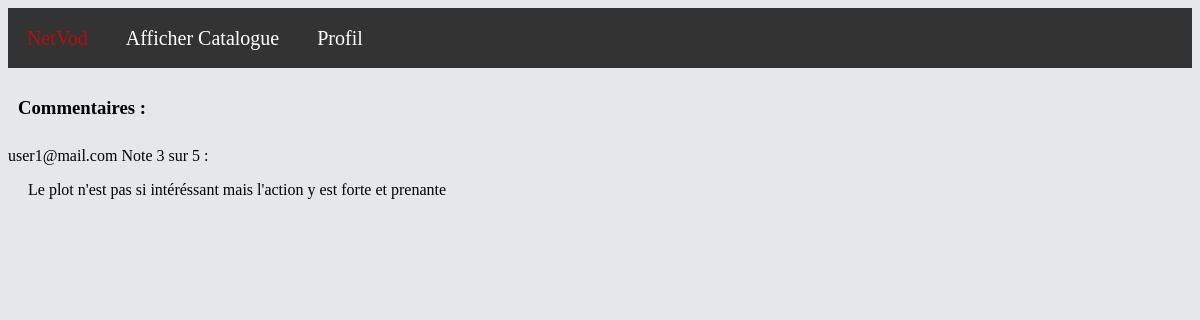
The page /?action=display-commentaire&id=1 (signed in) on the database its author committed.
### tables this page shows
CREATE TABLE `commentaire` (
  `comm` varchar(1000) DEFAULT NULL,
  `note` int(11) NOT NULL,
  `email` varchar(256) NOT NULL,
  `idSerie` int(11) NOT NULL
);

### index.php (called while the page is built, shortened)
<?php
$html = new Dispatcher();
$html->run();

### src/classes/action/DisplayCommentaireAction.php (the view, shortened to what this page needs)
<?php
class DisplayCommentaireAction extends \iutnc\netvod\action\Action
{
    public function execute(): string
    {
        $res = "<h3>Commentaires : </h3>";
        if ($this->http_method == "GET") {
            if (isset($_GET['id'])) {
                $bdd = ConnectionFactory::makeConnection();
                $c2 = $bdd->prepare("select email,note,comm from Commentaire where idSerie=?");
                $c2->bindParam(1, $_GET['id']);
                $c2->execute();
                while ($d = $c2->fetch()) {
                    if ($d['comm'] != null) {
                        $res .= $d['email'] . "  Note " . $d['note'] . " sur 5 : <br>";
                        $res .= "<p STYLE='padding:0 0 0 20px'>".$d['comm'] . "</p><br><br>";
                    }
                }
            }
        }
        return $res;
    }
}

### css/style.css (style rules this page uses)
h3 { padding: 10px; }
p { padding : 12px; }
body { background: #E5E7E9; }

### rows shown on the page
commentaire: email "user1@mail.com", note "3", comm "Le plot n'est pas si intéréssant mais l'action y est forte et prenante"
